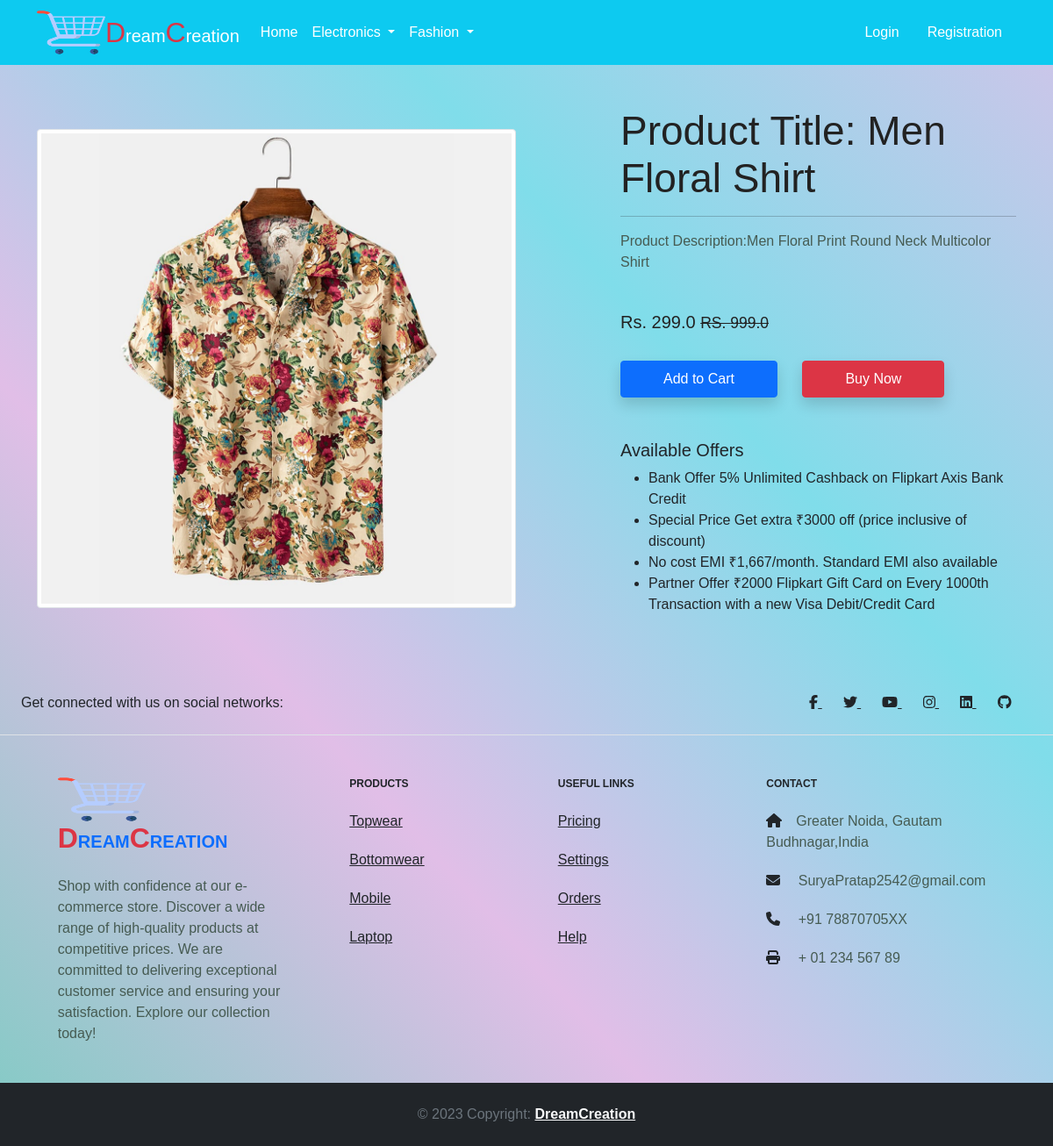
Page /product-detail/24 on the earlier database version.
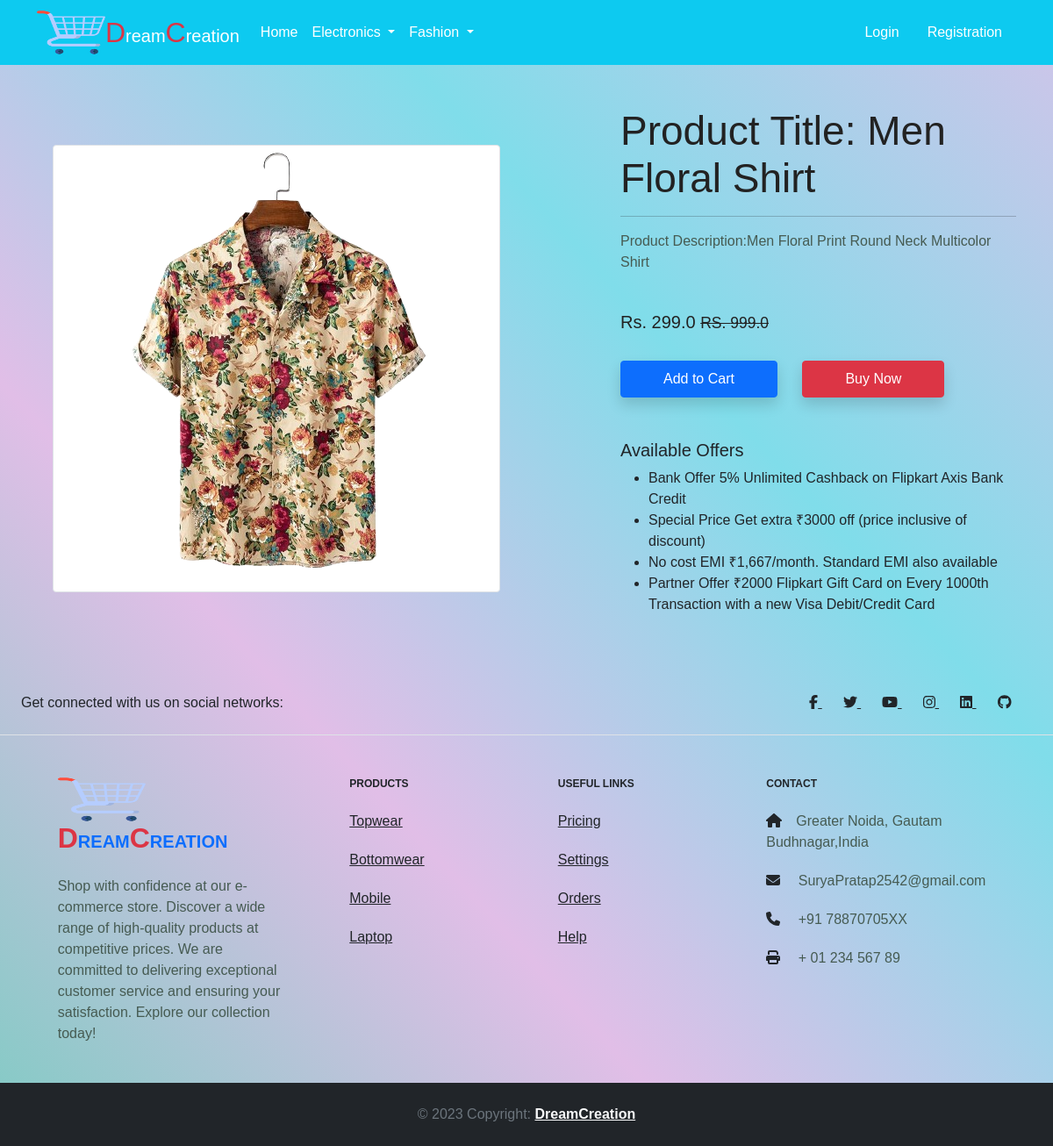
Same page on the later database version.
### app/models.py (models this page shows, shortened)
class Product(models.Model):
    title=models.CharField(max_length=100)
    selling_price=models.FloatField()
    discounted_price=models.FloatField()
    description=models.TextField()
    brand=models.CharField(max_length=100)
    category=models.CharField(choices=CATEGORY_CHOICES,max_length=2)
    product_image=models.ImageField(upload_to='productimg')

### app/views.py (the view)
# urls.py: path('product-detail/<int:pk>', views.ProductDetailView.as_view(), name='product-detail'),
class ProductDetailView(View):
    def get(self,request,pk):
        product=Product.objects.get(pk=pk)
        item_already_in_cart=False
        cn=0
        if request.user.is_authenticated:
            user=request.user
            cn=Cart.objects.filter(user=user).count()
            item_already_in_cart=Cart.objects.filter(Q(product=product.id) & Q(user=request.user)).exists()
        return render(request,'app/productdetail.html',{'product':product,'item_already_in_cart':item_already_in_cart,'cn':cn})

### app/templates/app/productdetail.html (shortened to what this page needs)
{% extends 'app/base.html' %}
{% load static %}
{% block main-content %}
<div class="container my-5">
    <div class="row">
        <div class="col-sm-6 text-center align-self-center">
            <img src="{{product.product_image.url}}" alt="" class="img-fluid img-thumbnail">
        </div>
        <div class="col-sm-5 offset-sm-1">
            <h2>Product Title: {{product.title}}</h2>
            <hr>
            <p>Product Description:{{product.description}} </p> <br>
            <h4>Rs. {{product.discounted_price}}
                <small class="fw-light text-decoration-line-through">RS. {{product.selling_price}}</small>
            </h4> <br>
            {% if not request.user.is_authenticated %}
            <form action="/add-to-cart" class="d-inline">
                <button type="submit" class="btn btn-primary shadow px-5 py-2"> Add to Cart</button>
            </form>
            {%endif%}
            <a href="{% url 'showcart' %}" class="btn btn-danger shadow px-5 py-2 ms-4">Buy Now</a>
            <h5 class="mt-5">Available Offers</h5>
            <ul>
                <li>Bank Offer 5% Unlimited Cashback on Flipkart Axis Bank Credit</li>
                <li>Special Price Get extra ₹3000 off (price inclusive of discount)</li>
                <li>No cost EMI ₹1,667/month. Standard EMI also available</li>
                <li>Partner Offer ₹2000 Flipkart Gift Card on Every 1000th Transaction with a new Visa Debit/Credit Card
                </li>
            </ul>
        </div>
    </div>
</div>
{% endblock main-content %}

Differences in the rows shown:
changed Product "Men Floral Shirt": product_image: a different picture
